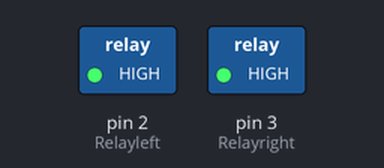
Bench run of a sketch on a simulated Arduino Uno, built with avr-gcc and run on an emulated ATmega328P. Shown: switched loads named in the sketch (green lamp = pin HIGH).

Above: at 2.5 s.
At 7.5 s:
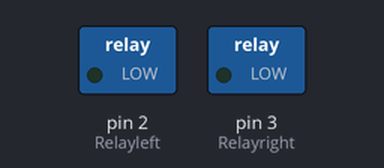
Timing chart, 0 to 13.0 s (numbered marks = the images above):
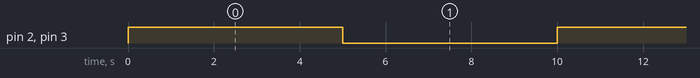

The sketch:

Relay.ino
```cpp
int Relayleft= 2;
int Relayright= 3;

void setup(){
 pinMode(Relayleft, OUTPUT);
 pinMode(Relayright, OUTPUT);
}

void loop(){
  digitalWrite(Relayleft, HIGH);
  digitalWrite(Relayright, HIGH);
  delay(5000);

  digitalWrite(Relayleft, LOW);
  digitalWrite(Relayright, LOW);
  delay(5000);
}
```

Measured:
- by itself, pin 2 (Relayleft), pin 3 (Relayright): alternates HIGH for 5.0 s and LOW for 5.0 s
